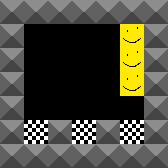

The image is a tile-based game level rendered from a .tmx file. Its description and complete source (layers, tilesets, objects, tile grids) follow:
An orthogonal 7x7 tile map with 24x24 px tiles, 4 tile layers (universal, world1, world2, world3), 2 tilesets.

<map version="1.0" tiledversion="1.1.4" orientation="orthogonal" renderorder="right-down" width="7" height="7" tilewidth="24" tileheight="24" infinite="0" nextobjectid="1">
 <properties>
  <property name="layout" value="1;2;3;" />
 </properties>
 <tileset firstgid="1" source="tileset.tsx" />
 <tileset firstgid="5" source="player.tsx" />
 <layer name="universal" width="7" height="7">
  <data encoding="csv">
1,1,1,1,1,1,1,
1,0,0,0,0,0,1,
1,0,0,0,0,0,1,
1,0,0,0,0,0,1,
1,0,0,0,0,0,1,
1,0,1,0,1,0,1,
1,1,1,1,1,1,1
</data>
 </layer>
 <layer name="world1" width="7" height="7">
  <data encoding="csv">
0,0,0,0,0,0,0,
0,0,0,0,0,0,0,
0,0,0,0,0,0,0,
0,0,0,0,0,5,0,
0,0,0,0,0,0,0,
0,2,0,0,0,0,0,
0,0,0,0,0,0,0
</data>
 </layer>
 <layer name="world2" width="7" height="7">
  <data encoding="csv">
0,0,0,0,0,0,0,
0,0,0,0,0,0,0,
0,0,0,0,0,5,0,
0,0,0,0,0,0,0,
0,0,0,0,0,0,0,
0,0,0,2,0,0,0,
0,0,0,0,0,0,0
</data>
 </layer>
 <layer name="world3" width="7" height="7">
  <data encoding="csv">
0,0,0,0,0,0,0,
0,0,0,0,0,5,0,
0,0,0,0,0,0,0,
0,0,0,0,0,0,0,
0,0,0,0,0,0,0,
0,0,0,0,0,2,0,
0,0,0,0,0,0,0
</data>
 </layer>
</map>
